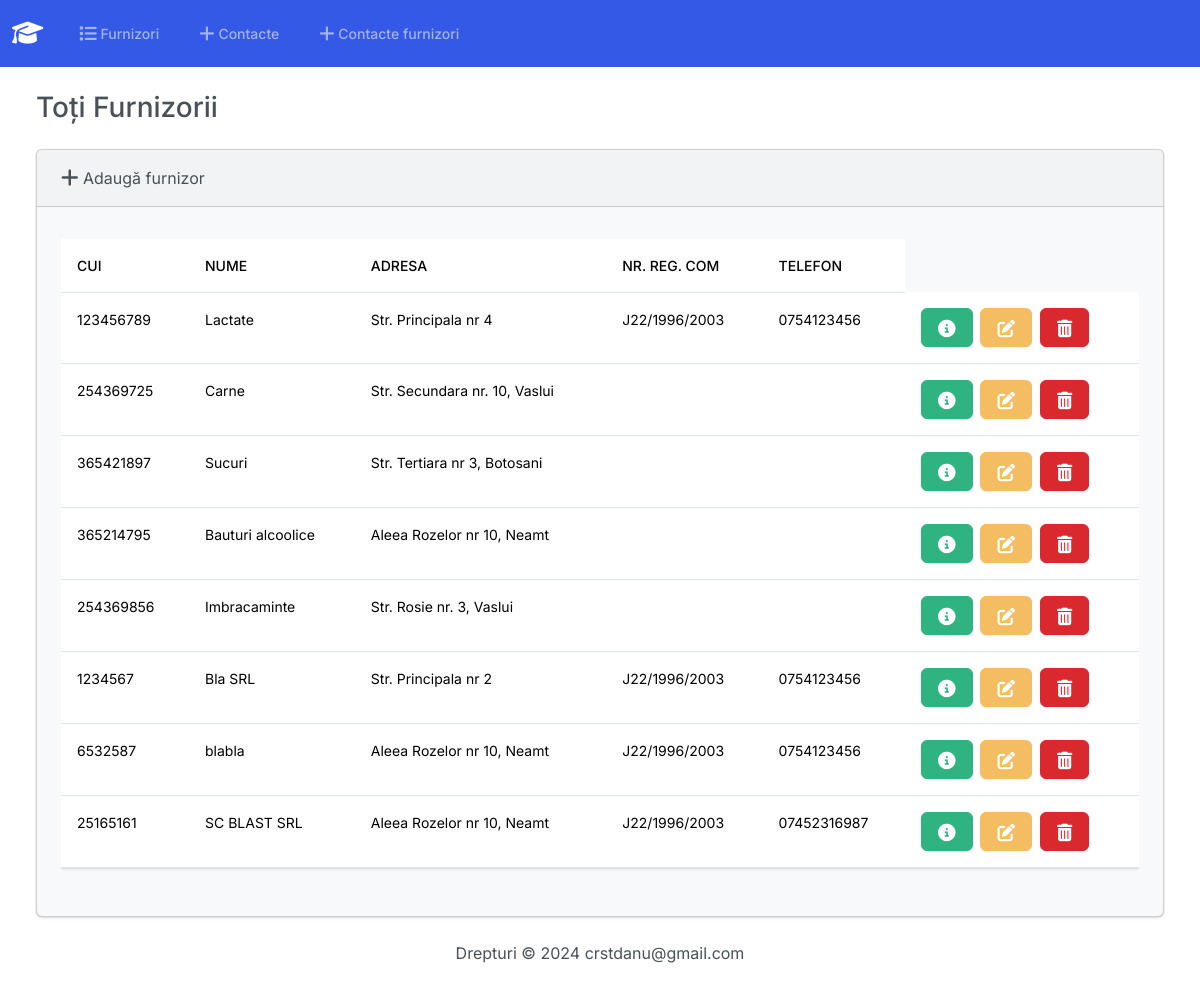
Page /furnizori on the earlier database version.
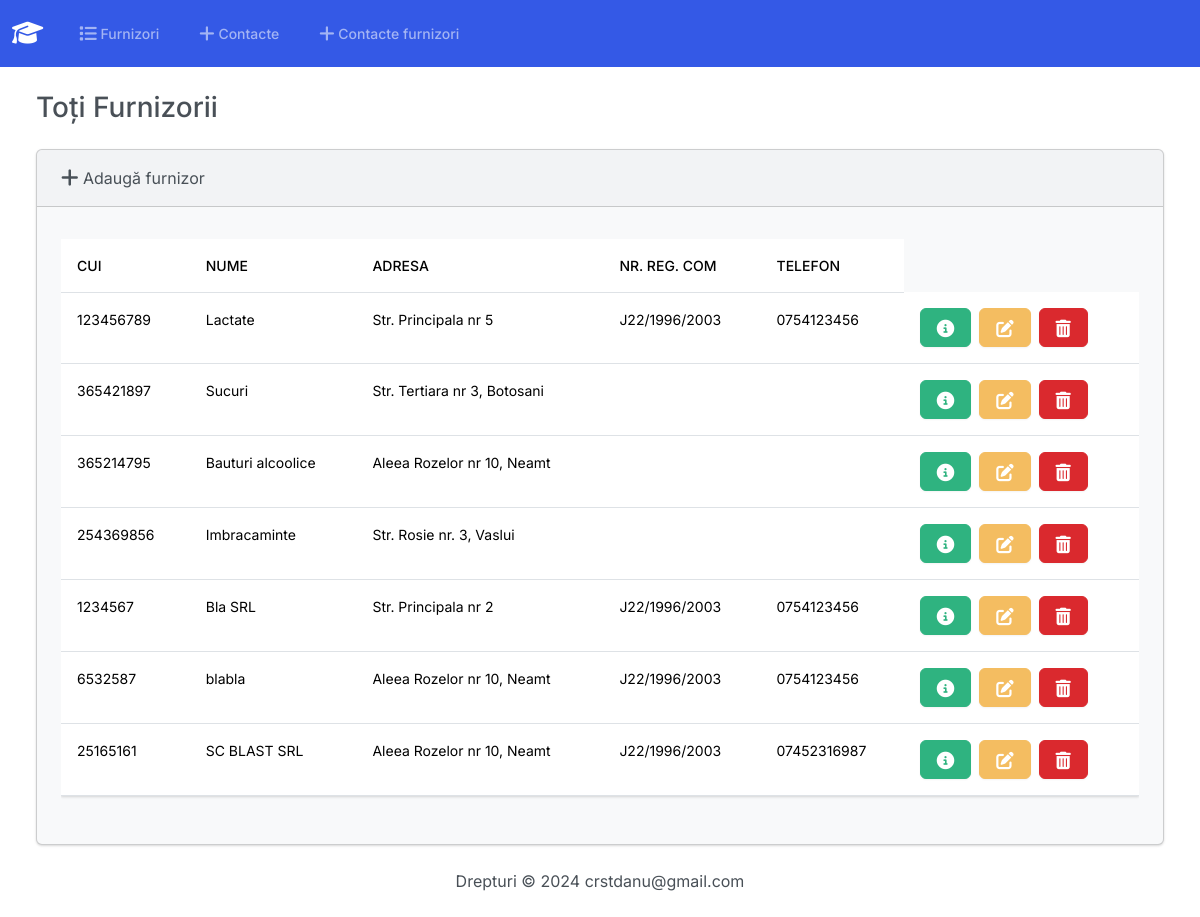
Same page on the later database version.
### Gestiune/models.py (models this page shows, shortened)
class Furnizor(models.Model):
    class Meta:
        verbose_name_plural = 'Furnizori'
    cui = models.CharField(max_length=9, unique=True)
    nume = models.CharField(max_length=100, default='')
    adresa = models.CharField(max_length=255, default='')
    numar_reg_com = models.CharField(max_length=15, default='')
    telefon = models.CharField(max_length=15, default='')

### Gestiune/views.py (the view)
# urls.py: path('furnizori', views.index_furnizor, name='index_furnizori'),
def index_furnizor(request):
    return render(request, 'Gestiune/furnizori/index.html', {'furnizori': Furnizor.objects.all()})

### Gestiune/templates/Gestiune/furnizori/index.html (shortened to what this page needs)
{% extends "Gestiune/base.html" %}
{% block body %}
<h3 class="m-4">Toți Furnizorii</h3>
<div class="row">
    <div class="col-12">
        {% if furnizori %}
        <div class="card bg-light ms-4 me-4 mb-4">
            <div class="card-header">
                <a class="nav-link" href="{% url 'adauga_furnizor' %}">
                    <i class="fa-solid fa-plus fa-lg"></i> Adaugă furnizor
                </a>
            </div>
            <div class="card-body">
                <p class="card-text">
                <div class="table-responsive">
                    <table class="table table-hover">
                        <thead>
                            <tr>
                                <th scope="col">CUI</th>
                                <th scope="col">Nume</th>
                                <th scope="col">Adresa</th>
                                <th scope="col">Nr. Reg. Com</th>
                                <th scope="col">Telefon</th>
                            </tr>
                        </thead>
                        <tbody>
                            {% for furnizor in furnizori %}
                            <tr>
                                <td>{{ furnizor.cui }}</td>
                                <td>{{ furnizor.nume }}</td>
                                <td>{{ furnizor.adresa }}</td>
                                <td>{{ furnizor.numar_reg_com }}</td>
                                <td>{{ furnizor.telefon }}</td>
                                <td>
                                    <button type="button" class="btn btn-success me-1"
                                        href="{% url 'vezi_furnizor' furnizor.id %}" data-bs-toggle="modal"
                                        data-bs-target="#myModal{{furnizor.id}}">
                                    </button>
                                    <a class="btn btn-warning me-1" href="{% url 'editeaza_furnizor' furnizor.id %}">
                                    </a>
                                    <button type="button" class="btn btn-danger" data-bs-toggle="modal"
                                        data-bs-target="#delete{{furnizor.id}}">
                                    </button>
                                </td>
                            </tr>
                            {% endfor %}
                        </tbody>
                    </table>
                </div>
                </p>
            </div>
        </div>
        {% else %}
        <h5 class="alert alert-primary ms-4 me-4">Nu sunt înregistrări</h5>
        {% endif %}
    </div>
</div>
{% endblock %}

Differences in the rows shown:
removed Furnizor: cui "254369725", nume "Carne", adresa "Str. Secundara nr. 10, Vaslui"
changed Furnizor "Lactate": adresa "Str. Principala nr 4" → "Str. Principala nr 5"
